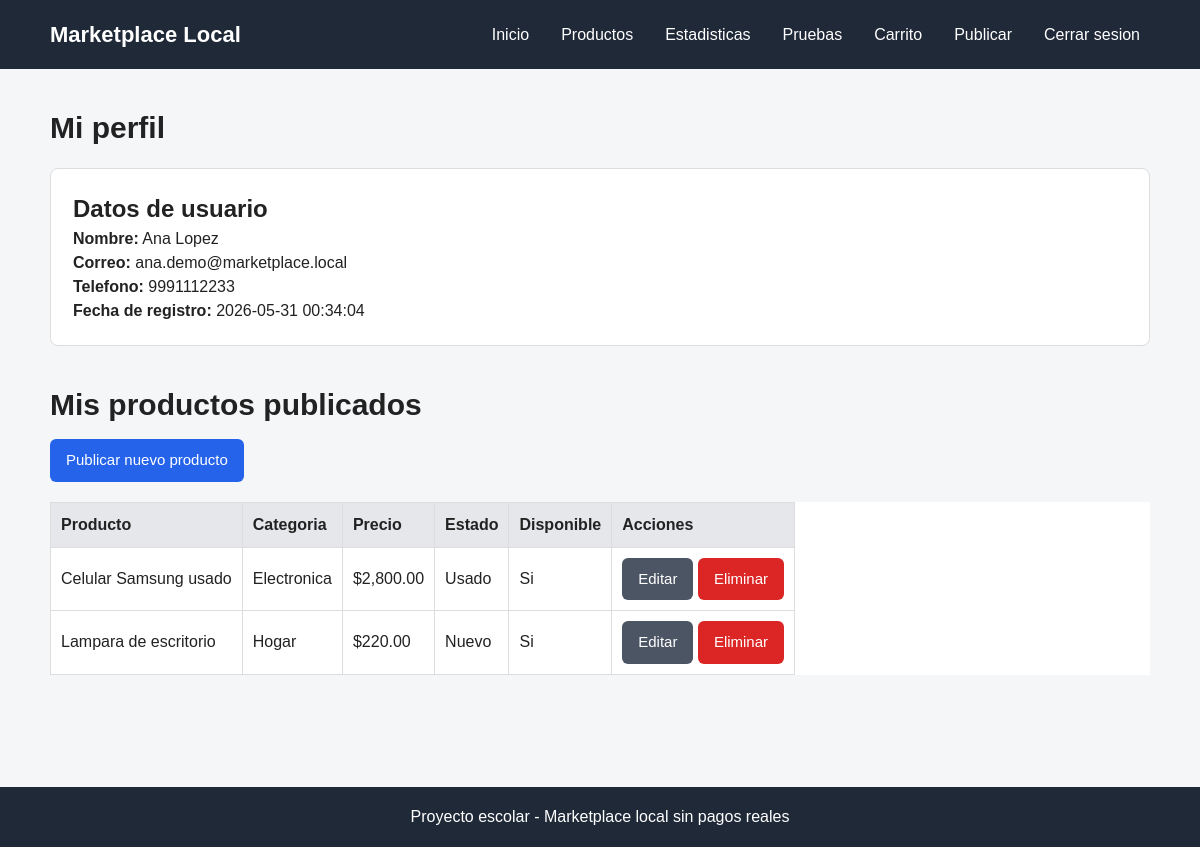
The app's page /perfil.php (signed in) with its own data.
### tables this page shows
CREATE TABLE usuarios (
    id_usuario INT AUTO_INCREMENT PRIMARY KEY,
    nombre VARCHAR(100) NOT NULL,
    correo VARCHAR(100) NOT NULL UNIQUE,
    password VARCHAR(255) NOT NULL,
    telefono VARCHAR(20),
    fecha_registro TIMESTAMP DEFAULT CURRENT_TIMESTAMP
);

CREATE TABLE productos (
    id_producto INT AUTO_INCREMENT PRIMARY KEY,
    id_usuario INT NOT NULL,
    id_categoria INT NOT NULL,
    nombre VARCHAR(120) NOT NULL,
    descripcion TEXT NOT NULL,
    precio DECIMAL(10,2) NOT NULL,
    estado ENUM('Nuevo', 'Usado') NOT NULL,
    imagen VARCHAR(255),
    disponible TINYINT(1) DEFAULT 1,
    fecha_publicacion TIMESTAMP DEFAULT CURRENT_TIMESTAMP,
    FOREIGN KEY (id_usuario) REFERENCES usuarios(id_usuario)
        ON DELETE CASCADE,
    FOREIGN KEY (id_categoria) REFERENCES categorias(id_categoria)
        ON DELETE RESTRICT
);

CREATE TABLE categorias (
    id_categoria INT AUTO_INCREMENT PRIMARY KEY,
    nombre VARCHAR(80) NOT NULL
);

### perfil.php (the view, shortened to what this page needs)
<?php
require_once "conexion.php";
$id_usuario = $_SESSION["id_usuario"];
$consulta_usuario = $conexion->prepare(
    "SELECT nombre, correo, telefono, fecha_registro FROM usuarios WHERE id_usuario = ?"
);
$consulta_usuario->bind_param("i", $id_usuario);
$consulta_usuario->execute();
$usuario = $consulta_usuario->get_result()->fetch_assoc();
$consulta_productos = $conexion->prepare(
    "SELECT productos.*, categorias.nombre AS categoria
     FROM productos
     INNER JOIN categorias ON productos.id_categoria = categorias.id_categoria
     WHERE productos.id_usuario = ?
     ORDER BY productos.fecha_publicacion DESC"
);
$consulta_productos->bind_param("i", $id_usuario);
$consulta_productos->execute();
$productos = $consulta_productos->get_result();
?>
<!DOCTYPE html>
<html lang="es">
<head>
    <link rel="stylesheet" href="css/estilos.css">
</head>
<body>
    <header class="encabezado">
        <div class="contenedor barra-navegacion">
            <a class="logo" href="index.php">Marketplace Local</a>
            <nav>
                <ul class="menu">
                    <li><a href="index.php">Inicio</a></li>
                    <li><a href="productos.php">Productos</a></li>
                    <li><a href="estadisticas.php">Estadisticas</a></li>
                    <li><a href="pruebas.php">Pruebas</a></li>
                    <li><a href="carrito.php">Carrito</a></li>
                    <li><a href="publicar.php">Publicar</a></li>
                    <li><a href="logout.php">Cerrar sesion</a></li>
                </ul>
            </nav>
        </div>
    </header>
    <main class="seccion">
        <div class="contenedor">
            <h1 class="titulo">Mi perfil</h1>
            <section class="formulario">
                <h2>Datos de usuario</h2>
                <p><strong>Nombre:</strong> <?php echo htmlspecialchars($usuario["nombre"]); ?></p>
                <p><strong>Correo:</strong> <?php echo htmlspecialchars($usuario["correo"]); ?></p>
                <?php if (!empty($usuario["telefono"])): ?>
                    <p><strong>Telefono:</strong> <?php echo htmlspecialchars($usuario["telefono"]); ?></p>
                <?php endif; ?>
                <p><strong>Fecha de registro:</strong> <?php echo $usuario["fecha_registro"]; ?></p>
            </section>
            <section class="seccion">
                <h2 class="titulo">Mis productos publicados</h2>
                <a class="boton" href="publicar.php">Publicar nuevo producto</a>
                <?php if ($productos->num_rows > 0): ?>
                    <table class="tabla">
                        <thead>
                            <tr>
                                <th>Producto</th>
                                <th>Categoria</th>
                                <th>Precio</th>
                                <th>Estado</th>
                                <th>Disponible</th>
                                <th>Acciones</th>
                            </tr>
                        </thead>
                        <tbody>
                            <?php while ($producto = $productos->fetch_assoc()): ?>
                                <tr>
                                    <td>
                                        <a href="detalle.php?id=<?php echo $producto["id_producto"]; ?>">
                                            <?php echo htmlspecialchars($producto["nombre"]); ?>
                                        </a>
                                    </td>
                                    <td><?php echo htmlspecialchars($producto["categoria"]); ?></td>
                                    <td>$<?php echo number_format($producto["precio"], 2); ?></td>
                                    <td><?php echo htmlspecialchars($producto["estado"]); ?></td>
                                    <td>
                                        <?php echo $producto["disponible"] == 1 ? "Si" : "No"; ?>
                                    </td>
                                    <td>
                                        <a
                                            class="boton boton-secundario"
                                            href="editar_producto.php?id=<?php echo $producto["id_producto"]; ?>"
                                        >
                                            Editar
                                        </a>
                                        <a
                                            class="boton boton-peligro"
                                            href="eliminar_producto.php?id=<?php echo $producto["id_producto"]; ?>"
                                        >
                                            Eliminar
                                        </a>
                                    </td>
                                </tr>
                            <?php endwhile; ?>
                        </tbody>
                    </table>
                <?php else: ?>
                    <p class="texto">Todavia no has publicado productos.</p>
                <?php endif; ?>
            </section>
        </div>
    </main>
    <footer class="pie">
        <div class="contenedor">
            <p>Proyecto escolar - Marketplace local sin pagos reales</p>
        </div>
    </footer>
</body>
</html>

### css/estilos.css (style rules this page uses)
* { box-sizing: border-box; margin: 0; padding: 0; }
body { background-color: #f4f6f8; color: #222; font-family: Arial, Helvetica, sans-serif; line-height: 1.5; }
a { color: inherit; text-decoration: none; }
.contenedor { width: min(1100px, 92%); margin: 0 auto; }
.encabezado { background-color: #1f2937; color: #fff; padding: 18px 0; }
.barra-navegacion { align-items: center; display: flex; flex-wrap: wrap; gap: 16px; justify-content: space-between; }
.logo { font-size: 22px; font-weight: bold; }
.menu { display: flex; flex-wrap: wrap; gap: 12px; list-style: none; }
.menu a { border-radius: 6px; padding: 8px 10px; }
.seccion { padding: 36px 0; }
.titulo { font-size: 30px; margin-bottom: 12px; }
.boton, button, input[type="submit"] { background-color: #2563eb; border: none; border-radius: 6px; color: #fff; cursor: pointer; display: inline-block; font-size: 15px; padding: 10px 16px; }
.boton-secundario { background-color: #4b5563; }
.boton-peligro { background-color: #dc2626; }
.formulario { background-color: #fff; border: 1px solid #ddd; border-radius: 8px; margin-top: 18px; padding: 22px; }
.tabla { background-color: #fff; border-collapse: collapse; display: block; margin-top: 20px; overflow-x: auto; width: 100%; }
.tabla th, .tabla td { border: 1px solid #ddd; padding: 10px; text-align: left; white-space: nowrap; }
.tabla th { background-color: #e5e7eb; }
.pie { background-color: #1f2937; color: #fff; margin-top: 40px; padding: 18px 0; text-align: center; }

### records on screen
usuarios: nombre "Ana Lopez", correo "ana.demo@marketplace.local", telefono "9991112233", fecha_registro "2026-05-31 00:34:04"
productos: nombre "Celular Samsung usado", id_categoria.nombre "Electronica", precio "2,800.00", estado "Usado", disponible "Si"
productos: nombre "Lampara de escritorio", id_categoria.nombre "Hogar", precio "220.00", estado "Nuevo", disponible "Si"
